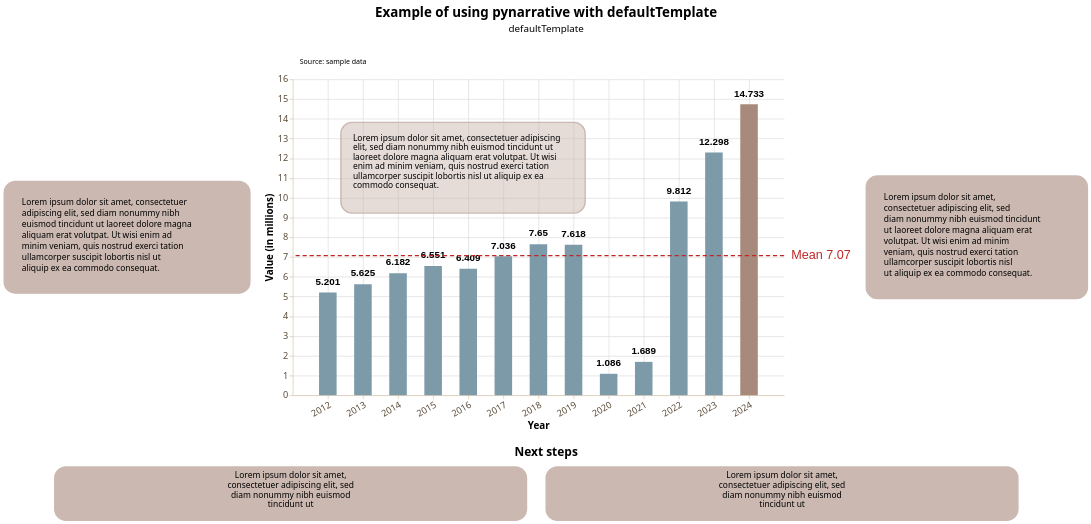

This figure's notebook cell:
### Code cell
from pynarrative.templates.mytemplates.defaultTemplate import defaultTemplate


story = (
    pn.Story(
    #Builing the Story class object
        data = year_values,
        width = 700,
        height = 450,
        template = defaultTemplate #using defaultTemplate
    )

    #Method invocation
    #Bar chart
    .mark_bar(
        size = 25
    )

    #Data encoding
    .encode(
        #We need both quantitative axis to add annotation
        x = alt.X(
            "year:Q",
            title = "Year", 
            axis = alt.Axis(
                format = "d",
                grid = True,
                labelAngle = -30,
                values = list(range(2012, 2025))
            )
        ),
        y = alt.Y(
            "value:Q",
            title = "Value (in millions)",
            axis = alt.Axis(
                grid = True
            )
        ),
    )
    
    #Data source
    .add_source(
        text = "Source: sample data",
        position = "top",
        align = "left"
    )
    
    #Title and subtitle
    .add_title(
        title = "Example of using pynarrative with defaultTemplate",
        subtitle = "defaultTemplate",
        align = "center"
    )

    .add_labels_chart(
        values = "value:Q",
        font_weight = "bold",
        font_size = 14,
        dy = -15
    )

    .add_annotation(
        x = 2011,
        y = 12,
        text = "Lorem ipsum dolor sit amet, consectetuer adipiscing elit, sed diam nonummy nibh euismod tincidunt ut laoreet dolore magna aliquam erat volutpat. Ut wisi enim ad minim veniam, quis nostrud exerci tation ullamcorper suscipit lobortis nisl ut aliquip ex ea commodo consequat.",
    )

    .add_highlight(2024)

    .add_line(
        orientation = "horizontal",
        value = year_values["value"],
        math = "mean",
    )

    #Context (on the left)
    .add_context(
        position = "left",
        text = "Lorem ipsum dolor sit amet, consectetuer adipiscing elit, sed diam nonummy nibh euismod tincidunt ut laoreet dolore magna aliquam erat volutpat. Ut wisi enim ad minim veniam, quis nostrud exerci tation ullamcorper suscipit lobortis nisl ut aliquip ex ea commodo consequat."
    )

    #Context (on the right)
    .add_context(
        position = "right",
        text = "Lorem ipsum dolor sit amet, consectetuer adipiscing elit, sed diam nonummy nibh euismod tincidunt ut laoreet dolore magna aliquam erat volutpat. Ut wisi enim ad minim veniam, quis nostrud exerci tation ullamcorper suscipit lobortis nisl ut aliquip ex ea commodo consequat."
    )

    #Next steps
    .add_next_steps(
        position = "bottom",
        mode = "horizontal",
        title = "Next steps",
        steps = [
            "Lorem ipsum dolor sit amet, consectetuer adipiscing elit, sed diam nonummy nibh euismod tincidunt ut",
            "Lorem ipsum dolor sit amet, consectetuer adipiscing elit, sed diam nonummy nibh euismod tincidunt ut",
        ]
    )

    .render()
)

story

### Figure 1 — Vega-Lite specification as saved in the notebook (floating-point values rounded to 4 significant figures)
{"config": {"view": {"continuousWidth": 300, "continuousHeight": 300, "strokeWidth": 0}, "axis": {"domainColor": "#d8c9ad", "grid": false, "labelColor": "#594a37", "labelFont": "Noto Sans", "labelFontSize": 13, "tickColor": "#d8c9ad", "titleColor": "#000000", "titleFont": "Noto Sans", "titleFontSize": 14}, "axisX": {"labelAngle": 0, "labelExpr": "length(datum.label) > 12 ? replace(datum.label, /\\s+/, '\\n') : datum.label", "labelLineHeight": 14}, "bar": {"color": "rgb(124, 154, 168)"}, "legend": {"labelColor": "#594a37", "labelFont": "Noto Sans", "labelFontSize": 12, "titleColor": "#000000", "titleFont": "Noto Sans", "titleFontSize": 12}, "line": {"color": "rgb(124, 154, 168)"}, "mark": {"strokeWidth": 2.5}, "point": {"color": "#000000", "filled": true, "size": 75}, "range": {"category": ["rgb(124, 154, 168)", "rgb(168, 138, 124)", "#348035", "#a46cc2", "#d96027"]}, "title": {"color": "#000000", "font": "Noto Sans", "fontSize": 19}}, "vconcat": [{"layer": [{"mark": {"type": "text", "align": "center", "baseline": "top", "color": "#000000", "font": "Noto Sans", "fontSize": 19, "fontWeight": "bold", "text": "Example of using pynarrative with defaultTemplate"}, "encoding": {"x": {"value": 700.0}, "y": {"value": 4}}}, {"mark": {"type": "text", "align": "center", "baseline": "top", "color": "#000000", "font": "Noto Sans", "fontSize": 14, "text": "defaultTemplate"}, "encoding": {"x": {"value": 700.0}, "y": {"value": 30}}}], "data": {"name": "data-6fad5c34291b82fc9632cbce143d677a"}, "height": 58, "width": 1400.0}, {"vconcat": [{"hconcat": [{"hconcat": [{"layer": [{"mark": {"type": "rect", "color": "rgb(203, 185, 177)", "cornerRadius": 16.0, "opacity": 1.0, "stroke": "rgb(203, 185, 177)", "strokeWidth": 2.0}, "encoding": {"x": {"value": 0}, "x2": {"value": 350.0}, "y": {"value": 145.4}, "y2": {"value": 304.6}}}, {"mark": {"type": "text", "align": "left", "baseline": "top", "color": "rgb(0, 0, 0)", "font": "Noto Sans", "fontSize": 12, "fontStyle": "normal", "fontWeight": "normal", "lineBreak": "\n", "lineHeight": 15.6, "text": "Lorem ipsum dolor sit amet, consectetuer\nadipiscing elit, sed diam nonummy nibh\neuismod tincidunt ut laoreet dolore magna\naliquam erat volutpat. Ut wisi enim ad\nminim veniam, quis nostrud exerci tation\nullamcorper suscipit lobortis nisl ut\naliquip ex ea commodo consequat."}, "encoding": {"x": {"value": 25}, "y": {"value": 170.4}}}], "data": {"name": "data-6fad5c34291b82fc9632cbce143d677a"}, "height": 159.2, "width": 350.0}, {"layer": [{"mark": {"type": "bar", "size": 25}, "encoding": {"color": {"condition": {"test": "(datum['year'] === 2024)", "value": "rgb(168, 138, 124)"}, "value": "rgb(124, 154, 168)"}, "x": {"axis": {"format": "d", "grid": true, "labelAngle": -30, "values": [2012, 2013, 2014, 2015, 2016, 2017, 2018, 2019, 2020, 2021, 2022, 2023, 2024]}, "field": "year", "title": "Year", "type": "quantitative"}, "y": {"axis": {"grid": true}, "field": "value", "title": "Value (in millions)", "type": "quantitative"}}}, {"mark": {"type": "text", "align": "center", "angle": 0, "color": "rgb(0, 0, 0)", "dx": 0, "dy": -15, "fontSize": 14, "fontWeight": "bold", "lineBreak": "\n"}, "encoding": {"text": {"field": "value", "type": "quantitative"}, "x": {"axis": {"format": "d", "grid": true, "labelAngle": -30, "values": [2012, 2013, 2014, 2015, 2016, 2017, 2018, 2019, 2020, 2021, 2022, 2023, 2024]}, "field": "year", "title": "Year", "type": "quantitative"}, "y": {"axis": {"grid": true}, "field": "value", "title": "Value (in millions)", "type": "quantitative"}}}, {"data": {"name": "data-6fad5c34291b82fc9632cbce143d677a"}, "mark": {"type": "text", "align": "left", "baseline": "bottom", "color": "rgb(0, 0, 0)", "font": "Noto Sans", "fontSize": 10, "lineBreak": "\n", "text": "Source: sample data"}, "encoding": {"x": {"value": 10}, "y": {"value": -20}}}, {"layer": [{"mark": {"type": "rect", "color": "rgba(203, 185, 177, 0.5)", "cornerRadius": 16.0, "opacity": 1.0, "stroke": "rgb(203, 185, 177)", "strokeWidth": 2.0}, "encoding": {"x": {"field": "box_x1", "type": "quantitative"}, "x2": {"field": "box_x2"}, "y": {"field": "box_y1", "type": "quantitative"}, "y2": {"field": "box_y2"}}}, {"mark": {"type": "text", "align": "left", "baseline": "top", "color": "rgb(0, 0, 0)", "font": "Noto Sans", "fontSize": 12, "lineBreak": "\n", "lineHeight": 13.5, "text": "Lorem ipsum dolor sit amet, consectetuer adipiscing\nelit, sed diam nonummy nibh euismod tincidunt ut\nlaoreet dolore magna aliquam erat volutpat. Ut wisi\nenim ad minim veniam, quis nostrud exerci tation\nullamcorper suscipit lobortis nisl ut aliquip ex ea\ncommodo consequat."}, "encoding": {"x": {"field": "text_x", "type": "quantitative"}, "y": {"field": "text_y", "type": "quantitative"}}}], "data": {"name": "data-a84bbce4a37b06f941ecded4f4894d42"}}, {"layer": [{"data": {"name": "data-58a35f2520d4b74a61c05cf953ad3c2c"}, "mark": {"type": "rule", "color": "rgb(191, 38, 38)", "strokeDash": [6, 4], "strokeWidth": 2}, "encoding": {"y": {"field": "y", "type": "quantitative"}}}, {"data": {"name": "data-661295097da28f9fac40d663e8506740"}, "mark": {"type": "text", "align": "left", "color": "rgb(191, 38, 38)", "dx": 0, "dy": 0, "fontSize": 18, "fontStyle": "normal", "fontWeight": "normal"}, "encoding": {"text": {"value": "Mean 7.07"}, "x": {"value": 710}, "y": {"field": "y", "type": "quantitative"}}}]}], "data": {"name": "data-c220311080e791238c9f80174bcf1f02"}, "height": 450, "width": 700}]}, {"layer": [{"mark": {"type": "rect", "color": "rgb(203, 185, 177)", "cornerRadius": 16.0, "opacity": 1.0, "stroke": "rgb(203, 185, 177)", "strokeWidth": 2.0}, "encoding": {"x": {"value": 0}, "x2": {"value": 315.0}, "y": {"value": 137.6}, "y2": {"value": 312.4}}}, {"mark": {"type": "text", "align": "left", "baseline": "top", "color": "rgb(0, 0, 0)", "font": "Noto Sans", "fontSize": 12, "fontStyle": "normal", "fontWeight": "normal", "lineBreak": "\n", "lineHeight": 15.6, "text": "Lorem ipsum dolor sit amet,\nconsectetuer adipiscing elit, sed\ndiam nonummy nibh euismod tincidunt\nut laoreet dolore magna aliquam erat\nvolutpat. Ut wisi enim ad minim\nveniam, quis nostrud exerci tation\nullamcorper suscipit lobortis nisl\nut aliquip ex ea commodo consequat."}, "encoding": {"x": {"value": 25}, "y": {"value": 162.6}}}], "data": {"name": "data-6fad5c34291b82fc9632cbce143d677a"}, "height": 174.8, "width": 315.0}]}, {"hconcat": [{"layer": [{"mark": {"type": "rect", "color": "rgb(203, 185, 177)", "cornerRadius": 16.0, "opacity": 1.0, "stroke": "rgb(203, 185, 177)", "strokeWidth": 2.0}, "encoding": {"x": {"axis": null, "field": "x", "type": "quantitative"}, "x2": {"field": "x2"}, "y": {"axis": null, "field": "y", "type": "quantitative"}, "y2": {"field": "y2"}}}, {"mark": {"type": "text", "align": "center", "baseline": "top", "clip": true, "color": "rgb(0, 0, 0)", "font": "Noto Sans", "fontSize": 12, "lineBreak": "\n", "lineHeight": 14}, "encoding": {"text": {"field": "text", "type": "nominal"}, "x": {"axis": null, "field": "x_mid", "type": "quantitative"}, "y": {"axis": null, "field": "y_text", "type": "quantitative"}}}], "height": 78, "title": {"text": ["Next steps"], "color": "rgb(0, 0, 0)", "font": "Noto Sans", "fontSize": 17, "offset": 10}, "width": 1400.0}], "center": true, "data": {"name": "data-1d0597d8ead75ad4a27f50662fe21501"}}], "center": true}], "center": true, "resolve": {"axis": {"x": "shared", "y": "shared"}}, "$schema": "https://vega.github.io/schema/vega-lite/v6.4.1.json", "datasets": {"data-6fad5c34291b82fc9632cbce143d677a": [{"_": 0}], "data-c220311080e791238c9f80174bcf1f02": [{"year": 2012, "value": 5.201}, {"year": 2013, "value": 5.625}, {"year": 2014, "value": 6.182}, {"year": 2015, "value": 6.551}, {"year": 2016, "value": 6.409}, {"year": 2017, "value": 7.036}, {"year": 2018, "value": 7.65}, {"year": 2019, "value": 7.618}, {"year": 2020, "value": 1.086}, {"year": 2021, "value": 1.689}, {"year": 2022, "value": 9.812}, {"year": 2023, "value": 12.3}, {"year": 2024, "value": 14.73}], "data-a84bbce4a37b06f941ecded4f4894d42": [{"subject_x": 2011.0, "subject_y": 12.0, "connector_x": 2012.0, "connector_y": 12.59, "tip_x": 2011.0, "tip_y": 12.03, "box_x1": 2012.0, "box_x2": 2019.0, "box_y1": 9.225, "box_y2": 13.82, "text_x": 2013.0, "text_y": 13.21}], "data-58a35f2520d4b74a61c05cf953ad3c2c": [{"y": 7.07}], "data-661295097da28f9fac40d663e8506740": [{"y": 7.07, "label_x": 0}], "data-1d0597d8ead75ad4a27f50662fe21501": [{"x": 0, "y": 0, "x2": 240, "y2": 68, "text": "Lorem ipsum dolor sit amet,\nconsectetuer adipiscing elit, sed\ndiam nonummy nibh euismod\ntincidunt ut", "x_mid": 120.0, "y_text": 62}, {"x": 250, "y": 0, "x2": 490, "y2": 68, "text": "Lorem ipsum dolor sit amet,\nconsectetuer adipiscing elit, sed\ndiam nonummy nibh euismod\ntincidunt ut", "x_mid": 370.0, "y_text": 62}]}}
